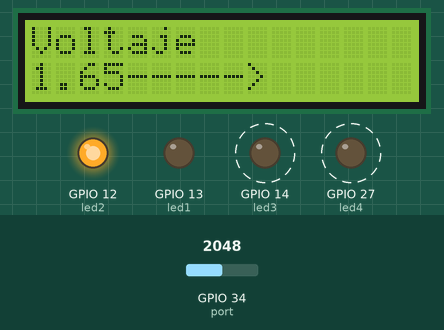
The sketch below on a simulated ESP32. Shown: 16×2 character LCD, output pins drawn as LEDs (lit = HIGH). Dashed ring = blinking. Inputs (shaded band) come from the test bench; at power-on: GPIO 34 (port) = 2048.

Above: at 0.56 s.
1.3 s: GPIO 34 (port) set to 1990
At 2.16 s:
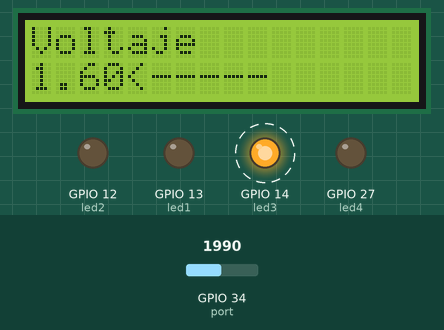
3.7 s: GPIO 34 (port) set to 2047
At 4.17 s:
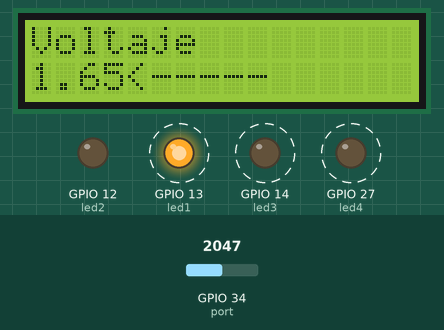
5.5 s: GPIO 34 (port) set to 1228
At 5.98 s:
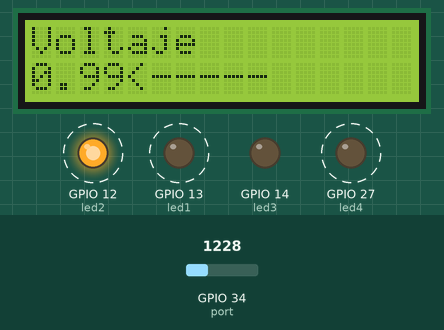
Timing chart, 0 to 13.1 s (numbered marks = the images above; inputs shaded):
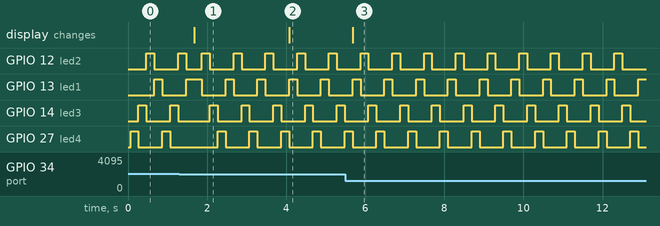

Measured:
- the behaviour switches between 2048 and 2047 on GPIO 34 (port) (found by bisection; images 0 and 1)
- after the input at 1.3 s, the display: changes after 0.37 s (image 1)
- after the input at 3.7 s, the display: changes after 0.38 s (image 2)
- after the input at 5.5 s, the display: changes after 0.18 s (image 3)
- by itself, GPIO 12 (led2), GPIO 13 (led1), GPIO 14 (led3), GPIO 27 (led4): alternates HIGH for 0.20 s and LOW for 0.60 s

The sketch:

lab5.ino
```cpp
#include <LiquidCrystal.h>
//Pantalla Lcd
LiquidCrystal lcd(22,23,5,18,19,21);
//Pines de salida y entrada
int led1 = 13;
int led2 = 12;
int led3 = 14;
int led4 = 27;
int port = 34;


void setup() {
  // put your setup code here, to run once:
  lcd.begin(16,2);
  pinMode(led1,OUTPUT);
  pinMode(led2,OUTPUT);
  pinMode(led3,OUTPUT);
  pinMode(led4,OUTPUT);
}
void loop() {
  int valor = analogRead(port);
  float volt = 3.3*valor/4095.0;
  lcd.setCursor(0,0);
  lcd.print("Voltaje");
  if(volt<1.65){
    lcd.setCursor(0,1);
    String mensaje = String(volt) + "<-----";
    lcd.print(mensaje);
    digitalWrite(led1,HIGH);
    digitalWrite(led2,LOW);
    digitalWrite(led3,LOW);
    digitalWrite(led4,LOW);
    delay(200);
    digitalWrite(led1,LOW);
    digitalWrite(led2,HIGH);
    digitalWrite(led3,LOW);
    digitalWrite(led4,LOW);
    delay(200);
    digitalWrite(led1,LOW);
    digitalWrite(led2,LOW);
    digitalWrite(led3,HIGH);
    digitalWrite(led4,LOW);
    delay(200);
    digitalWrite(led1,LOW);
    digitalWrite(led2,LOW);
    digitalWrite(led3,LOW);
    digitalWrite(led4,HIGH);
    delay(200);
  } else {
    lcd.setCursor(0,1);
    String mensaje = String(volt) + "----->";
    lcd.print(mensaje);
     digitalWrite(led1,LOW);
    digitalWrite(led2,LOW);
    digitalWrite(led3,LOW);
    digitalWrite(led4,HIGH);
    delay(200);
    digitalWrite(led1,LOW);
    digitalWrite(led2,LOW);
    digitalWrite(led3,HIGH);
    digitalWrite(led4,LOW);
    delay(200);
    digitalWrite(led1,LOW);
    digitalWrite(led2,HIGH);
    digitalWrite(led3,LOW);
    digitalWrite(led4,LOW);
    delay(200);
    digitalWrite(led1,HIGH);
    digitalWrite(led2,LOW);
    digitalWrite(led3,LOW);
    digitalWrite(led4,LOW);
    delay(200);
  }

}
```
